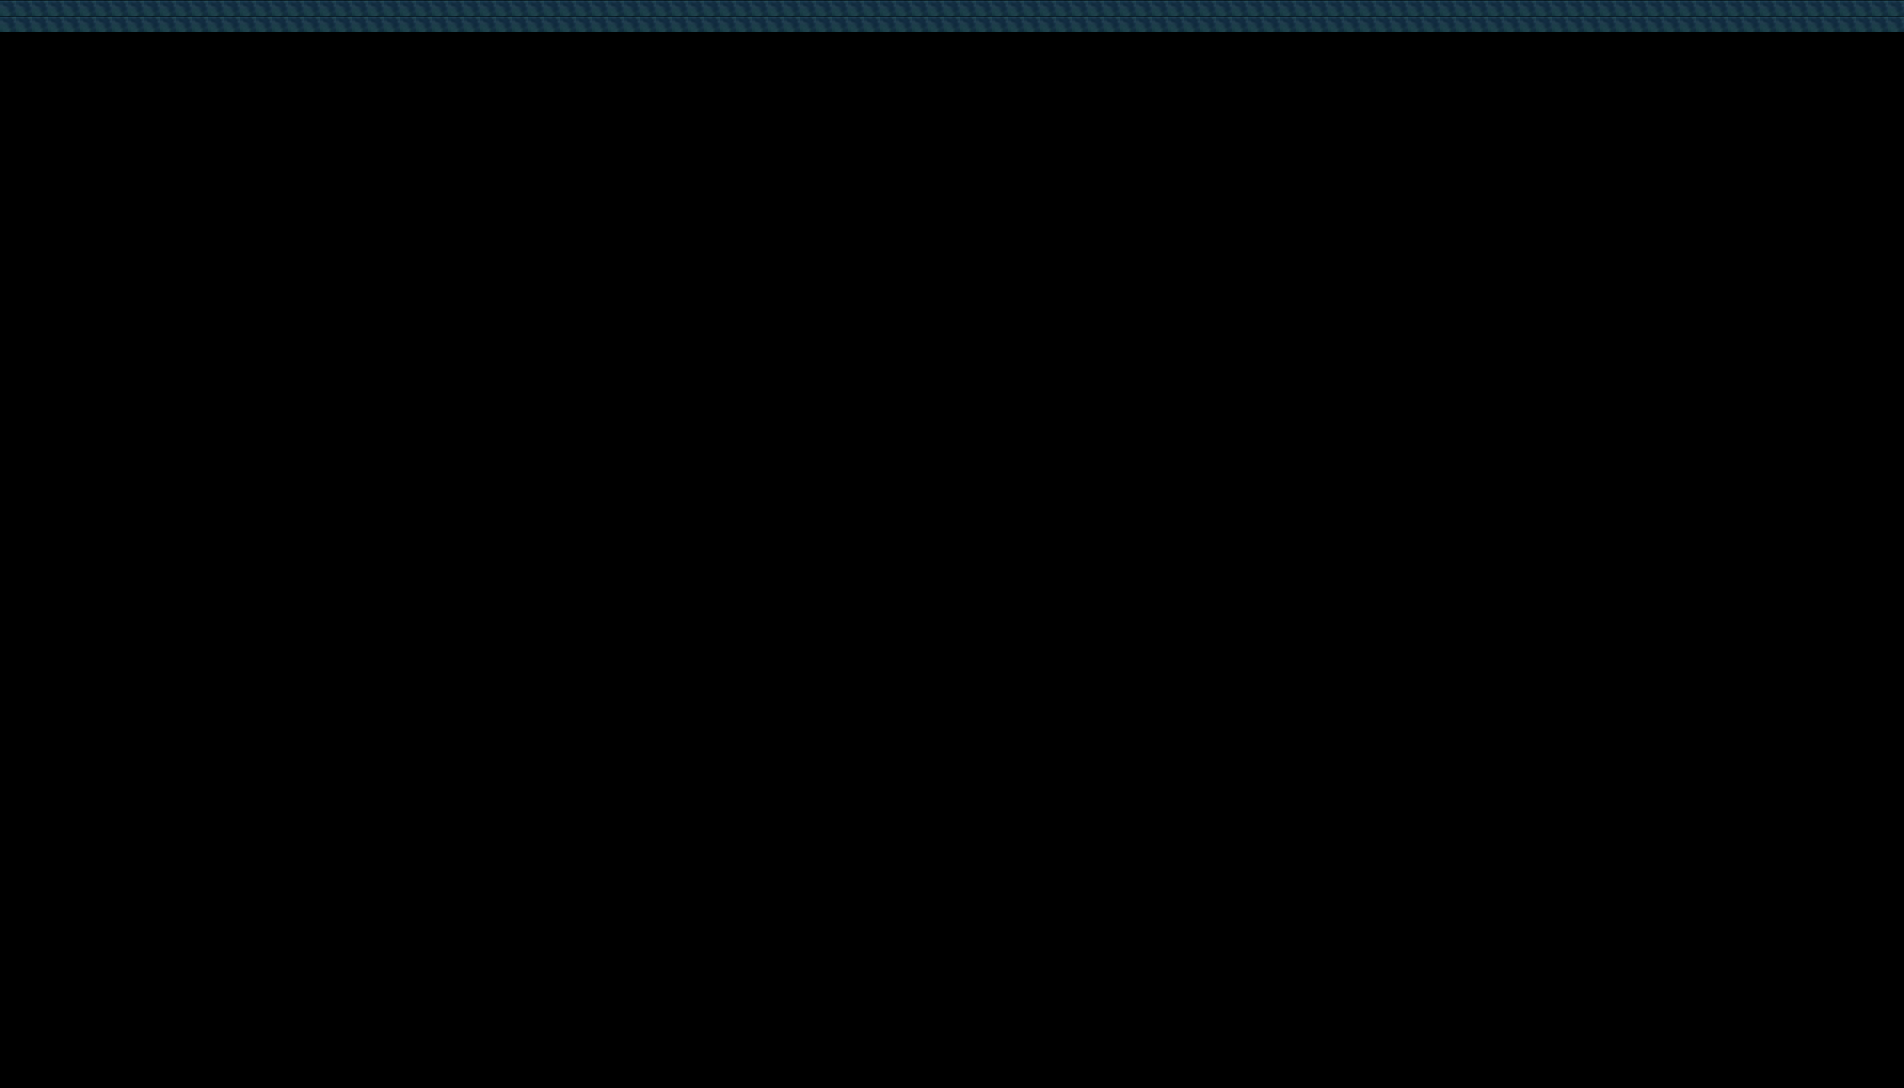

Tiled map render using the project's own tile images. Description and the map definition, with tile-layer contents summarised, below:
An orthogonal 119x68 tile map with 16x16 px tiles, 2 tile layers (ground, collision).

<map version="1.10" tiledversion="1.10.2" orientation="orthogonal" renderorder="right-down" width="119" height="68" tilewidth="16" tileheight="16" infinite="0" nextlayerid="3" nextobjectid="1">
 <tileset firstgid="1" name="hunt-vale-loop" tilewidth="16" tileheight="16" tilecount="1" columns="1">
  <image source="hunt-vale-loop.png" width="1904" height="1088" />
 </tileset>
 <layer id="1" name="ground" width="119" height="68">
  <data>[8092 cells, 0 non-empty, 0 distinct tile ids]</data>
 </layer>
 <layer id="2" name="collision" width="119" height="68">
  <data>[8092 cells, 238 non-empty, 1 distinct tile ids]</data>
 </layer>
</map>
